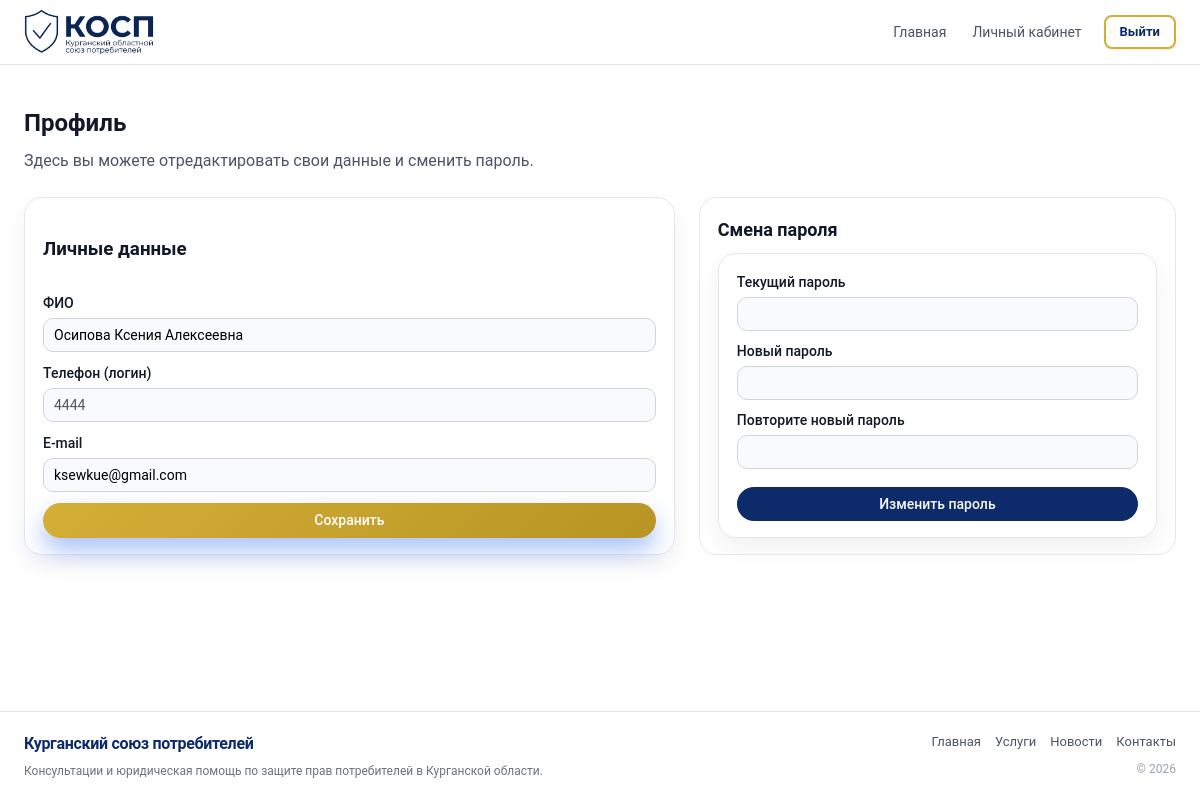
Page /profile.php (signed in) on the committed database.
### tables this page shows
CREATE TABLE `users` (
  `id` int UNSIGNED NOT NULL,
  `name` varchar(255) NOT NULL,
  `email` varchar(255) NOT NULL,
  `phone` varchar(50) DEFAULT NULL,
  `password_hash` varchar(255) NOT NULL,
  `is_phone_confirmed` tinyint(1) NOT NULL DEFAULT '0',
  `role` enum('client','admin','employee') NOT NULL DEFAULT 'client',
  `is_blocked` tinyint(1) NOT NULL DEFAULT '0',
  `created_at` datetime NOT NULL
);

### profile.php (the view, shortened to what this page needs)
<?php
require_once __DIR__ . '/db.php';
$userId = (int) $_SESSION['user_id'];
$stmt = $pdo->prepare('SELECT id, name, phone, email FROM users WHERE id = ? LIMIT 1');
$stmt->execute([$userId]);
$user = $stmt->fetch();
?>
<!DOCTYPE html>
<html lang="ru">
<head>
    <link rel="stylesheet" href="styles.css" />
</head>
<body>
    <header class="header">
        <div class="container header__inner">
            <?php
            require __DIR__ . '/includes/logo.php';
            ?>
            <nav class="nav" aria-label="Меню личного кабинета">
                <a href="index.php" class="nav__link">Главная</a>
                <a href="cabinet.php" class="nav__link">Личный кабинет</a>
                <a href="logout.php" class="nav__link nav__link--outlined">Выйти</a>
            </nav>
        </div>
    </header>
    <main class="section section--light">
        <div class="container">
            <div class="section__head">
                <h2>Профиль</h2>
                <p>Здесь вы можете отредактировать свои данные и сменить пароль.</p>
            </div>
            <div class="request" style="margin-bottom:24px;">
                <form class="request__form" method="post">
                    <h3>Личные данные</h3>
                    <div class="field">
                        <label for="name">ФИО</label>
                        <input type="text" id="name" name="name" value="<?php echo htmlspecialchars($user['name'], ENT_QUOTES, 'UTF-8'); ?>" required />
                    </div>
                    <div class="field">
                        <label for="phone">Телефон (логин)</label>
                        <input type="tel" id="phone" value="<?php echo htmlspecialchars($user['phone'], ENT_QUOTES, 'UTF-8'); ?>" disabled />
                    </div>
                    <div class="field">
                        <label for="email">E-mail</label>
                        <input type="email" id="email" name="email" value="<?php echo htmlspecialchars($user['email'], ENT_QUOTES, 'UTF-8'); ?>" />
                    </div>
                    <button type="submit" class="btn btn--primary">
                        Сохранить
                    </button>
                </form>
                <aside class="request__sidebar">
                    <h3>Смена пароля</h3>
                    <form method="post" class="request__form">
                        <div class="field">
                            <label for="old_password">Текущий пароль</label>
                            <input type="password" id="old_password" name="old_password" required />
                        </div>
                        <div class="field">
                            <label for="password">Новый пароль</label>
                            <input type="password" id="password" name="password" required />
                        </div>
                        <div class="field">
                            <label for="password2">Повторите новый пароль</label>
                            <input type="password" id="password2" name="password2" required />
                        </div>
                        <button type="submit" class="btn btn--secondary" style="margin-top: 8px;">
                            Изменить пароль
                        </button>
                    </form>
                </aside>
            </div>
        </div>
    </main>
    <?php require __DIR__ . '/includes/footer.php'; ?>
</body>
</html>

### styles.css (style rules this page uses)
*, *::before, *::after { box-sizing: border-box; }
html, body { margin: 0; padding: 0; height: 100%; }
body { font-family: "Roboto", system-ui, -apple-system, BlinkMacSystemFont, "Segoe UI", sans-serif; color: #111827; background: #F8F9FA; line-height: 1.5; min-height: 100vh; display: flex; flex-direction: column; }
main { flex: 1; }
a { color: inherit; text-decoration: none; }
button { font-family: inherit; }
.container { width: 100%; max-width: 1200px; margin: 0 auto; padding: 0 24px; }
.header { position: sticky; top: 0; z-index: 100; background: rgba(255, 255, 255, 0.96); backdrop-filter: blur(12px); border-bottom: 1px solid #e5e7eb; }
.header__inner { display: flex; align-items: center; justify-content: space-between; height: 64px; gap: 24px; }
.nav { display: flex; align-items: center; gap: 18px; font-size: 14px; }
.nav__link { padding: 0 4px; border-radius: 0; color: #4b5563; transition: background 0.16s ease, color 0.16s ease; }
.nav__link--outlined { padding: 5px 14px; border-radius: 8px; border: 2px solid #d4af37; color: #0d2b6b; font-size: 13px; font-weight: 600; background: #ffffff; transition: background 0.15s ease, border-color 0.15s ease, color 0.15s ease, box-shadow 0.15s ease; box-shadow: 0 1px 2px rgba(212, 175, 55, 0.2); }
.section { padding: 40px 0; background: #F8F9FA; scroll-margin-top: 72px; }
.section--light { background: #ffffff; }
.section__head { text-align: left; margin-bottom: 24px; }
.section__head h2 { margin: 0 0 8px; font-size: 24px; }
.section__head p { margin: 0; color: #4b5563; max-width: 640px; }
.btn { display: inline-flex; align-items: center; justify-content: center; padding: 9px 18px; border-radius: 999px; border: none; cursor: pointer; font-size: 14px; font-weight: 500; transition: background 0.18s ease, color 0.18s ease, box-shadow 0.18s ease, transform 0.08s ease; }
.btn--primary { background: linear-gradient(135deg, #D4AF37, #b89424); color: white; box-shadow: 0 12px 24px rgba(37, 99, 235, 0.4); }
.btn--secondary { background: #0D2B6B; color: #f9fafb; }
.field { display: flex; flex-direction: column; gap: 4px; font-size: 14px; }
.field label { font-weight: 500; color: #111827; }
input[type="text"], input[type="email"], input[type="tel"], input[type="number"], input[type="password"], select, textarea { border-radius: 10px; border: 1px solid #d1d5db; padding: 8px 10px; font-size: 14px; font-family: inherit; outline: none; transition: border-color 0.15s ease, box-shadow 0.15s ease; background: #f9fafb; }
.request { display: grid; grid-template-columns: minmax(0, 3fr) minmax(0, 2.2fr); gap: 24px; }
.request__form { background: #ffffff; border-radius: 18px; padding: 18px 18px 16px; box-shadow: 0 10px 24px rgba(15, 23, 42, 0.06); border: 1px solid #e5e7eb; display: grid; gap: 10px; }
.request__sidebar { background: #ffffff; color: #111827; border-radius: 18px; padding: 18px 18px 16px; display: flex; flex-direction: column; gap: 10px; border: 1px solid #e5e7eb; }
.request__sidebar h3 { margin: 0; font-size: 18px; }

### rows in the picture
users: name "Осипова Ксения Алексеевна", phone "4444", email "ksewkue@gmail.com"
